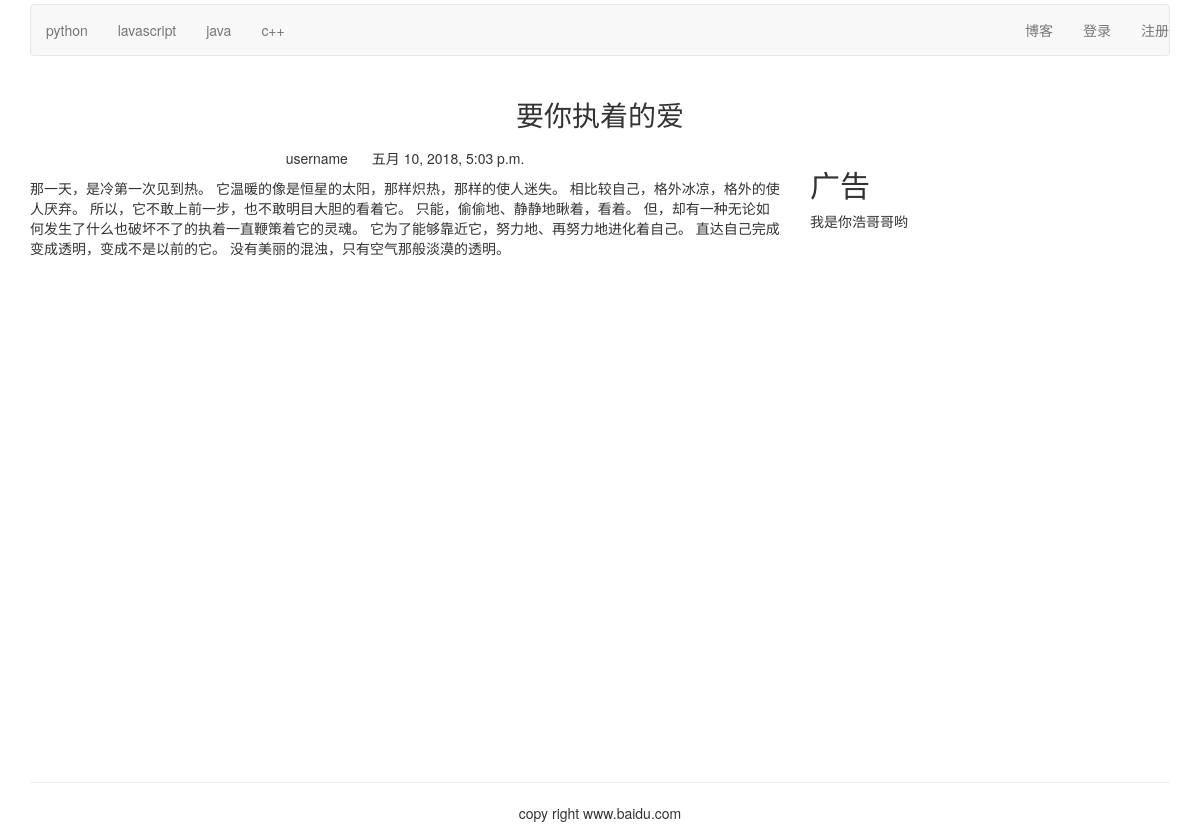
The page /blog/detail/5/ on the database as committed earlier.
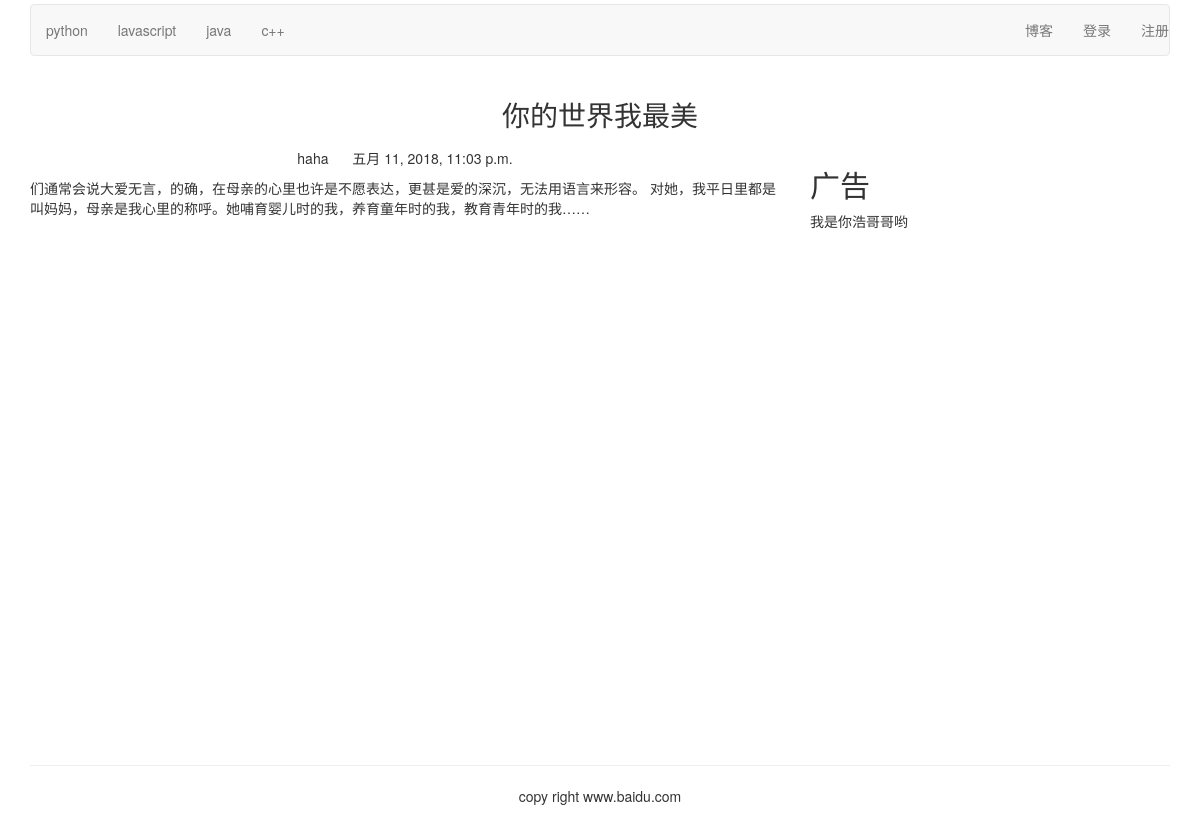
The same page on the database as committed later.
### blog/models.py (models this page shows, shortened)
class BlogArticles(models.Model):
    title=models.CharField(max_length=30,verbose_name='标题')
    author=models.ForeignKey(UserProfile,on_delete=models.CASCADE,related_name='blog_posts',verbose_name='作者')
    body=models.TextField(verbose_name='内容')
    publish=models.DateTimeField(default=timezone.now,verbose_name='发布时间')
    class Meta:
        verbose_name='博客'
        verbose_name_plural='博客'
        ordering=('-publish',)

### account/models.py (models this page shows, shortened)
class UserProfile(AbstractUser):
    nick_name=models.CharField(max_length=50,verbose_name='昵称',default='小宝宝')
    email = models.CharField(max_length=100,verbose_name='邮箱')
    aboutme=models.TextField(max_length=100,verbose_name='个人介绍')
    address=models.CharField(max_length=100,verbose_name='地址')
    wechat=models.CharField(max_length=100,verbose_name='微信')
    image=models.ImageField(upload_to='images/%Y/%m',default='images/touxiang.jpg',max_length=100,verbose_name='头像')
    class Meta:
        verbose_name='用户信息'
        verbose_name_plural=verbose_name

### blog/views.py (the view)
# urls.py: re_path('detail/(?P<article_id>\d+)/',blog_article,name='blog_article')
def blog_article(request,article_id):
	article=BlogArticles.objects.get(id=int(article_id))
	pub=article.publish
	return render(request,'blog_article.html',{'article':article,'publish':pub})

### templates/blog_article.html (shortened to what this page needs)
{% extends 'base.html' %}
{% load staticfiles %}
{% block content %}
<div class="container">
	<div class="row text-center vertical-middle-sm">
		<h1>{{ article.title }}</h1>
	</div>
	<div class="row">
		<div class="col-xs-12 col-md-8">
			<p class="text-center">
				<span>
					{{ article.author.username }}
				</span>
				<span style="margin-left:20px">
					{{ publish }}
				</span>
			</p>
			<div>{{ article.body }}</div>
		</div>
		<div class="col-xs-6 col-md-4">
				<h2>广告</h2>
				<p>我是你浩哥哥哟</p>
		</div>
	</div>
</div>
{% endblock %}

Rows that differ between the two databases and show on the page:
changed BlogArticles: title "要你执着的爱" → "你的世界我最美"; author.username "username" → "haha"; publish "五月 10, 2018, 5:03 p.m." → "五月 11, 2018, 11:03 p.m."; body "那一天，是冷第一次见到热。 它温暖的像是恒星的太阳，那样炽热，那样的使人迷失。 相比较自己，格外冰凉，格外的使人厌弃。 所以，它不敢上前一步，也不敢明目大胆的看着它。 只能，偷偷地、静静地瞅着，看着。 但，却有一种无论如何发生了什么也破坏不了的执着一直鞭策着它的灵魂。 它为了能够靠近它，努力地、再努力地进化着自己。 直达自己完成变成透明，变成不是以前的它。 没有美丽的混浊，只有空气那般淡漠的透明。" → "们通常会说大爱无言，的确，在母亲的心里也许是不愿表达，更甚是爱的深沉，无法用语言来形容。 对她，我平日里都是叫妈妈，母亲是我心里的称呼。她哺育婴儿时的我，养育童年时的我，教育青年时的我……"
